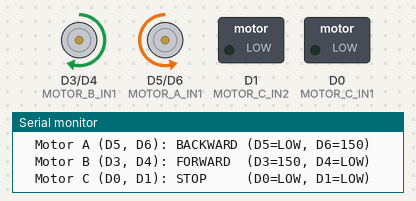
Recording of a sketch running on a simulated ESP8266 (NodeMCU). Shown: motor-driver pin pairs drawn as motors (green arrow = first pin HIGH = forward, orange = second pin HIGH = backward, longer = more drive), switched loads named in the sketch (green lamp = pin HIGH), the last lines printed to the serial monitor.

Above: at 1.7 s.
At 4.2 s:
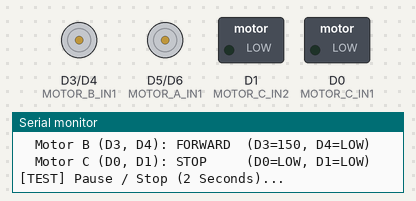
Timing chart, 0 to 6.7 s (numbered marks = the images above):
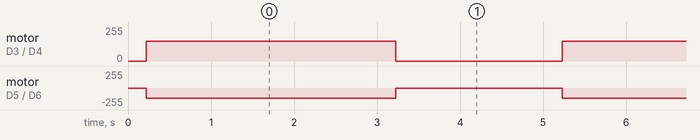

The sketch:

test_south_only.ino
```cpp
/*
 * RESQ-NET: Isolated SOUTH Movement Hardware Test
 *
 * Hardware Pins:
 *  Motor A (Left):  D5, D6
 *  Motor B (Right): D3, D4
 *  Motor C (Rear):  D0, D1
 *  Speed:           150 (PWM)
 *
 * Logic:
 *  Drives motors in SOUTH direction for 3 seconds, then stops for 2 seconds (looping).
 *  NO WI-FI REQUIRED for this isolated hardware test.
 */

#include <Arduino.h>

const int MOTOR_SPEED = 150;

// Motor A (D5, D6)
const int MOTOR_A_IN1 = D5;
const int MOTOR_A_IN2 = D6;

// Motor B (D3, D4)
const int MOTOR_B_IN1 = D3;
const int MOTOR_B_IN2 = D4;

// Motor C (D0, D1)
const int MOTOR_C_IN1 = D0;
const int MOTOR_C_IN2 = D1;

void stopMotors() {
  digitalWrite(MOTOR_A_IN1, LOW); digitalWrite(MOTOR_A_IN2, LOW);
  digitalWrite(MOTOR_B_IN1, LOW); digitalWrite(MOTOR_B_IN2, LOW);
  digitalWrite(MOTOR_C_IN1, LOW); digitalWrite(MOTOR_C_IN2, LOW);
}

void writePin(int pin, bool state) {
  if (state) {
    if (pin == D0) {
      digitalWrite(pin, HIGH);
    } else {
      analogWrite(pin, MOTOR_SPEED);
    }
  } else {
    digitalWrite(pin, LOW);
  }
}

// Exact SOUTH Movement Condition
void executeSOUTH() {
  Serial.println("[TEST] >>> EXECUTING SOUTH CONDITION <<<");
  Serial.println("  Motor A (D5, D6): BACKWARD (D5=LOW, D6=150)");
  Serial.println("  Motor B (D3, D4): FORWARD  (D3=150, D4=LOW)");
  Serial.println("  Motor C (D0, D1): STOP     (D0=LOW, D1=LOW)");

  // Motor A: Backward
  writePin(MOTOR_A_IN1, false);
  writePin(MOTOR_A_IN2, true);

  // Motor B: Forward
  writePin(MOTOR_B_IN1, true);
  writePin(MOTOR_B_IN2, false);

  // Motor C: Stop
  writePin(MOTOR_C_IN1, false);
  writePin(MOTOR_C_IN2, false);
}

void setup() {
  Serial.begin(115200);
  delay(200);

  pinMode(MOTOR_A_IN1, OUTPUT); pinMode(MOTOR_A_IN2, OUTPUT);
  pinMode(MOTOR_B_IN1, OUTPUT); pinMode(MOTOR_B_IN2, OUTPUT);
  pinMode(MOTOR_C_IN1, OUTPUT); pinMode(MOTOR_C_IN2, OUTPUT);

  stopMotors();

  Serial.println("\n==========================================");
  Serial.println("   ISOLATED SOUTH MOVEMENT MOTOR TEST     ");
  Serial.println("==========================================");
}

void loop() {
  // Step 1: Run SOUTH for 3 seconds
  executeSOUTH();
  delay(3000);

  // Step 2: Pause for 2 seconds
  Serial.println("[TEST] Pause / Stop (2 Seconds)...");
  stopMotors();
  delay(2000);
}
```

Measured:
- by itself, motor on D3 (MOTOR_B_IN1) / D4 (MOTOR_B_IN2): alternates forward 150/255 for 3.0 s and stopped for 2.0 s
- by itself, motor on D5 (MOTOR_A_IN1) / D6 (MOTOR_A_IN2): alternates backward 150/255 for 3.0 s and stopped for 2.0 s
